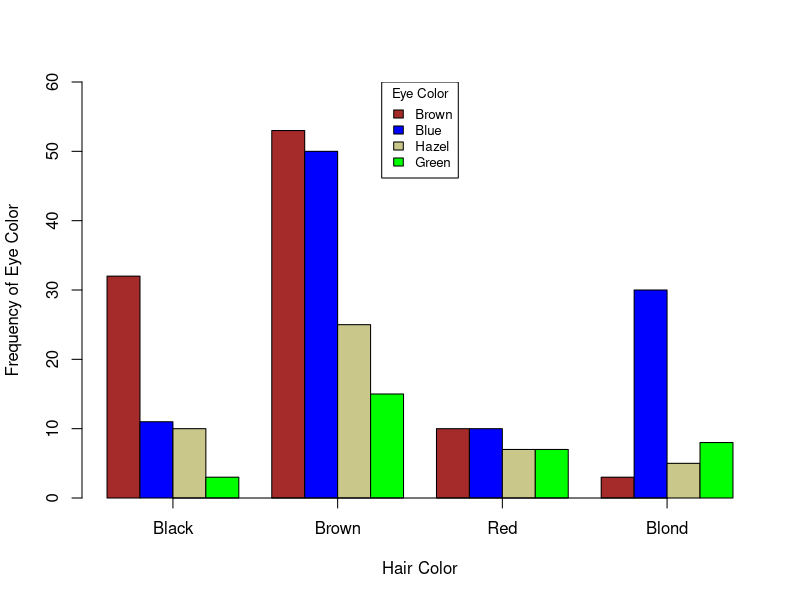

This chart was generated by the following R code:
library(MASS)

head(HairEyeColor)

males <- t(HairEyeColor[,,1])

color.names = c("brown","blue","#C9C789","green")
head(males)


barplot(males
        ,beside = T
        ,ylim = c(0,60)
        ,col = color.names
        ,xlab = "Hair Color"
        ,ylab="Frequency of Eye Color"
        ,axis.lty="solid"
        )

legend(x="top"
       ,rownames(males)
       ,cex = 0.8
       ,fill = color.names
       ,title = "Eye Color"
       )
